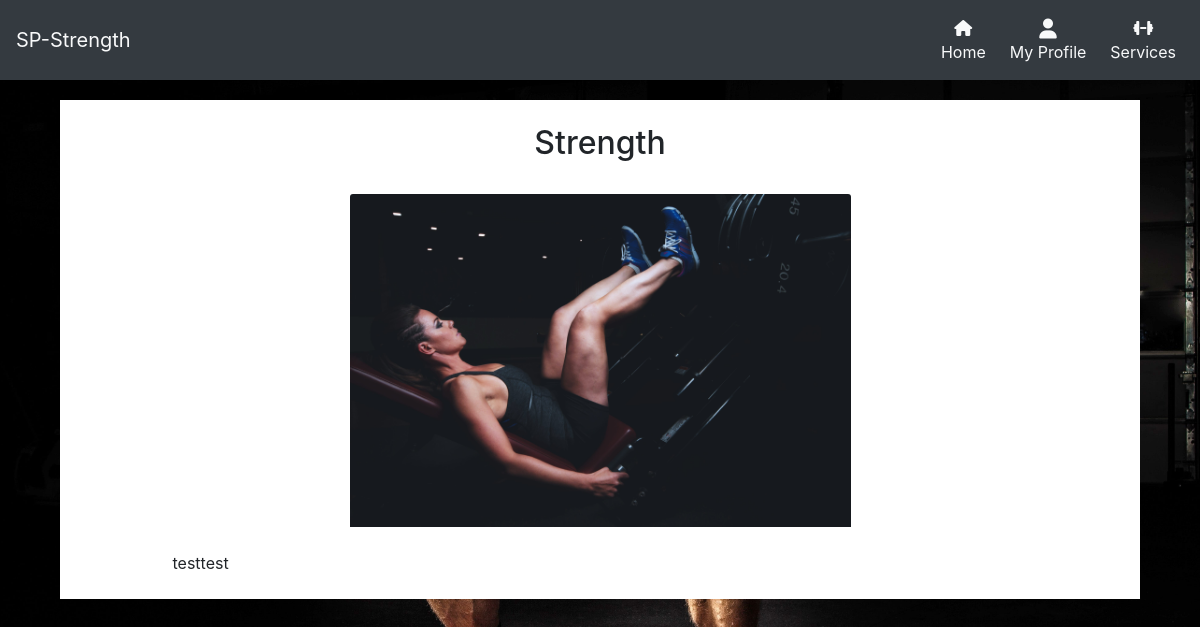
The page /services/view/Strength/ (signed in) on the database its author committed.
### services/models.py (models this page shows, shortened)
class Training_Type(models.Model):
    name = models.CharField(max_length=64)
    description = models.TextField()
    article = models.TextField(null=True, blank=True)
    image = models.ImageField()
    price = models.DecimalField(decimal_places=2, max_digits=5, null=False, blank=False, default=9.99)

### services/views.py (the view, shortened to what this page needs)
# urls.py: path('view/<str:article_name>/', views.article, name='article'),
def article(request, article_name):
    article_name = get_object_or_404(Training_Type, name=article_name)
    context = {
                'article': article_name
            }
    if request.user.is_superuser:
        return render(request, 'services/article.html', context)

### services/templates/services/article.html
<!DOCTYPE html>
{% extends 'base.html' %}
{% load static %}
{% block content %}
    <div class="container-fluid top-margin services-container p-4">
        <div class="row">
            <div class="col-12">
                <h2 class="header-font text-center">{{ article.name }}</h2>
            </div>
            <div class="col-6 offset-3 mt-4">
                <img class="card-img-top" src="{{ article.image.url }}" alt="Card image cap">
            </div>
            <div class="col-10 offset-1 mt-4">
                {{ article.article }}
            </div>
        </div>
    </div>
{% endblock %}

### static/css/style.css (style rules this page uses)
body { background: url('/media/back-squat-min.jpg') no-repeat center center fixed; background-size: cover; height: 100vh; z-index: -1000; }
.top-margin { margin-top: 66px; }
.services-container { margin-left: 5%; margin-right: 5%; width: 90%; background-color: white; margin-top: 100px; }

### rows shown on the page
Training_Type: name "Strength", image (picture), article "testtest"
